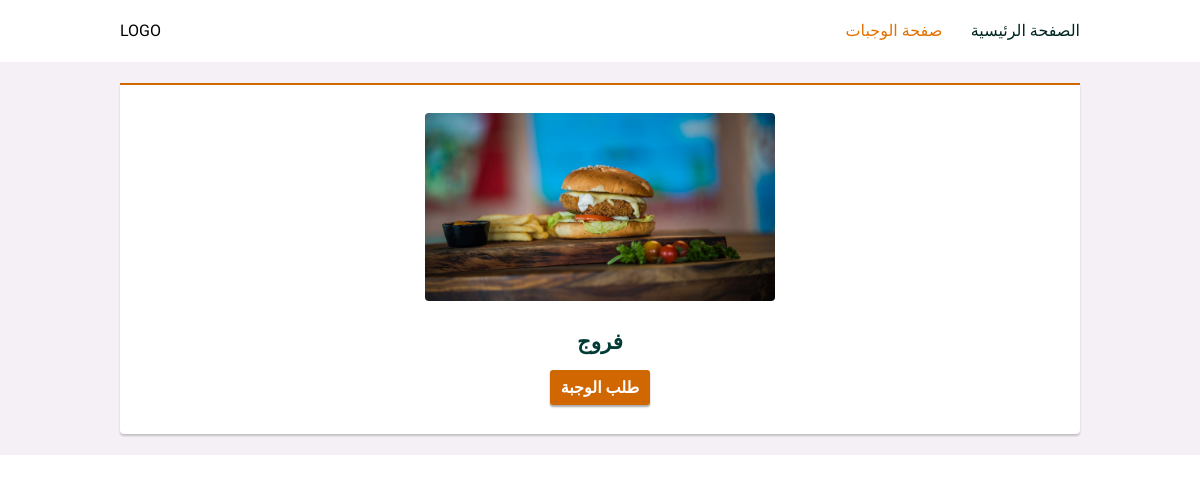
Page /meals/1/detail on the earlier database version.
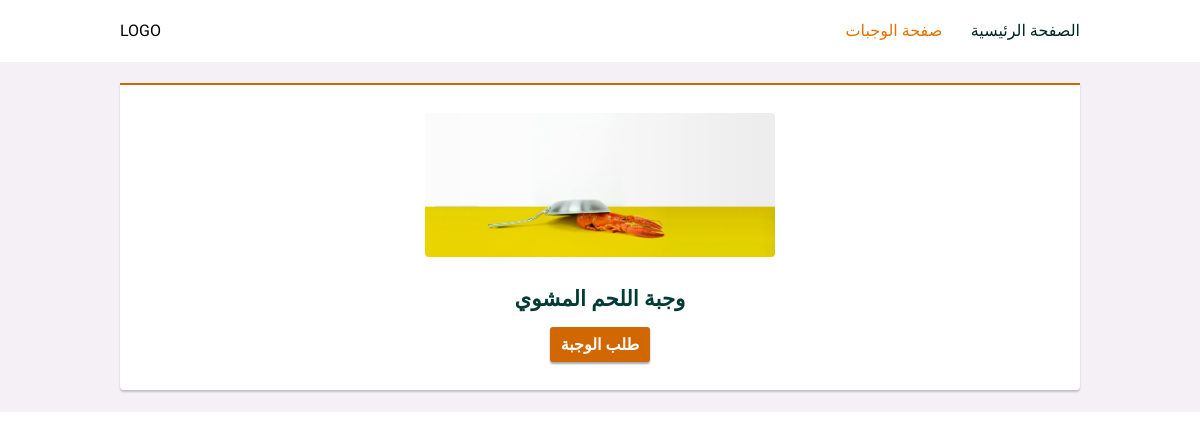
Same page on the later database version.
### main.py (models this page shows)
class Photos(db.Model):
    id = db.Column(db.Integer, primary_key=True, autoincrement=True)
    url = db.Column(db.Text, nullable=False)
    meals = db.relationship('Meals', backref='photo')

class Meals(db.Model):
    id = db.Column(db.Integer, primary_key=True, autoincrement=True)
    name = db.Column(db.String(50), nullable=False)
    desc = db.Column(db.Text)
    price = db.Column(db.Numeric(10, 2))
    requests = db.relationship('Requests', backref='meal')
    photo_id = db.Column(db.Integer, db.ForeignKey('photos.id'))

### main.py (the view)
@app.route('/meals/<int:id>/detail')
def meal_details(id):
    meal = o.get_meal_by_id(id)
    return render_template('meal-details.html', meal=meal)

### main.py (called while the page is built)
    def get_meal_by_id(self, id):
        return Meals.query.get(id)

### templates/meal-details.html (shortened to what this page needs)
<!DOCTYPE html>
<html lang="ar">
  <head>
    <link
      href="{{ url_for('static', filename='style/style.css') }}"
      rel="stylesheet"
    />
  </head>
  <body>
    <header id="header">
      <p>LOGO</p>
      <nav class="header-nav">
        <a href="/">الصفحة الرئيسية</a>
        <a class="header-active" href="/meals">صفحة الوجبات</a>
      </nav>
    </header>
    <main id="meal-details">
      <div class="meal-details-meal">
        <img src="{{ meal.photo.url }}" />
        <div>
          <p class="meal-header">{{ meal.name }}</p>
          <a href="{{url_for('request_meal',id = meal.id)}}">طلب الوجبة</a>
        </div>
      </div>
    </main>
  </body>
</html>

Differences in the rows shown:
changed Photos: photo: a different picture
changed Meals: name "فروج" → "وجبة اللحم المشوي"
